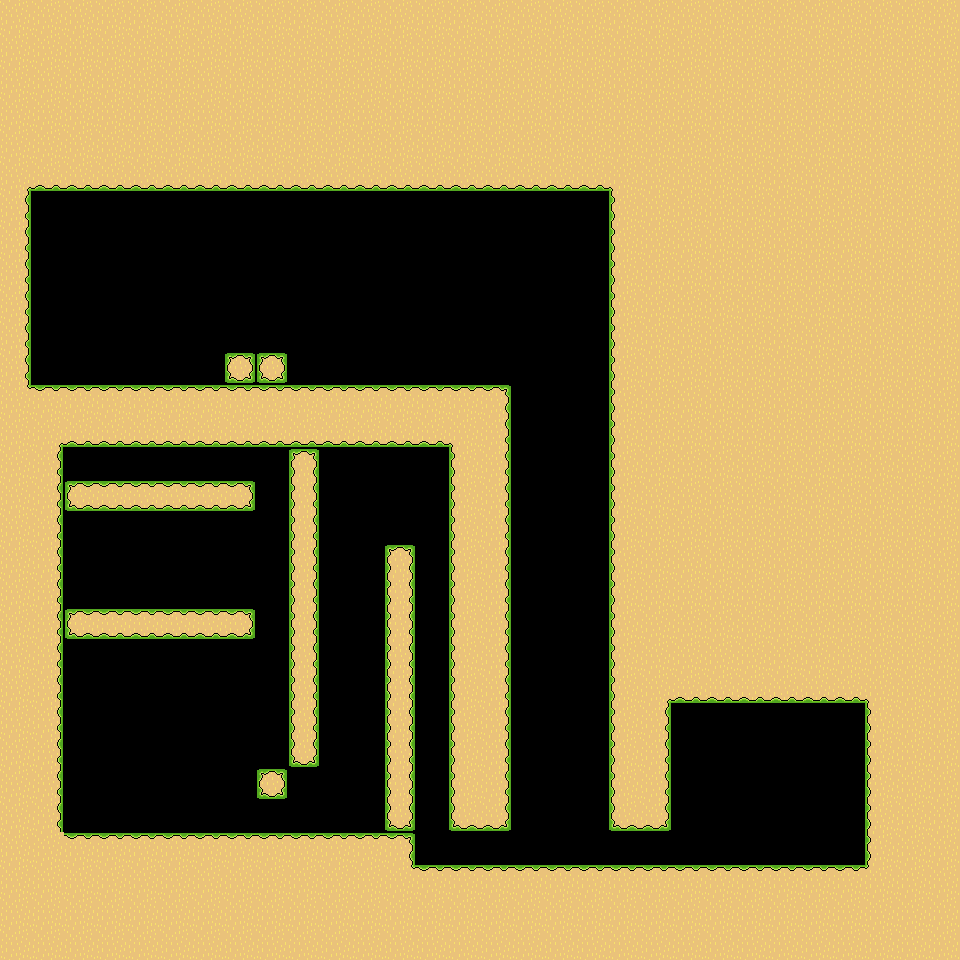

A 2D game scene composited from a Tiled map and its tileset images. What follows is a short description and the map's XML, with each tile layer's data collapsed to a summary:
An orthogonal 30x30 tile map with 32x32 px tiles, 1 tile layer (Ground) and 13 objects.

<map version="1.5" tiledversion="1.7.1" orientation="orthogonal" renderorder="right-down" width="30" height="30" tilewidth="32" tileheight="32" infinite="0" nextlayerid="29" nextobjectid="103">
 <editorsettings>
  <export format="json" />
 </editorsettings>
 <properties>
  <property name="extraText" value="" />
  <property name="levelIndex" type="int" value="18" />
  <property name="levelName" value="Level 18" />
  <property name="levelNameOffsetY" type="int" value="-80" />
  <property name="levelNameShortened" value="18" />
  <property name="numberOfSlimes" type="int" value="7" />
 </properties>
 <tileset firstgid="1" name="tileset" tilewidth="32" tileheight="32" tilecount="36" columns="6">
  <image source="../../artwork/tileset.png" width="192" height="192" />
  <tile id="0">
   <properties>
    <property name="collides" type="bool" value="true" />
   </properties>
  </tile>
  <tile id="1">
   <properties>
    <property name="collides" type="bool" value="true" />
   </properties>
  </tile>
  <tile id="2">
   <properties>
    <property name="collides" type="bool" value="true" />
   </properties>
  </tile>
  <tile id="3">
   <properties>
    <property name="collides" type="bool" value="true" />
   </properties>
  </tile>
  <tile id="4">
   <properties>
    <property name="collides" type="bool" value="false" />
   </properties>
  </tile>
  <tile id="5">
   <properties>
    <property name="collides" type="bool" value="false" />
   </properties>
  </tile>
  <tile id="6">
   <properties>
    <property name="collides" type="bool" value="true" />
   </properties>
  </tile>
  <tile id="7">
   <properties>
    <property name="collides" type="bool" value="true" />
   </properties>
  </tile>
  <tile id="8">
   <properties>
    <property name="collides" type="bool" value="true" />
   </properties>
  </tile>
  <tile id="9">
   <properties>
    <property name="collides" type="bool" value="true" />
   </properties>
  </tile>
  <tile id="10">
   <properties>
    <property name="collides" type="bool" value="false" />
   </properties>
  </tile>
  <tile id="11">
   <properties>
    <property name="collides" type="bool" value="false" />
   </properties>
  </tile>
  <tile id="12">
   <properties>
    <property name="collides" type="bool" value="true" />
   </properties>
  </tile>
  <tile id="13">
   <properties>
    <property name="collides" type="bool" value="true" />
   </properties>
  </tile>
  <tile id="14">
   <properties>
    <property name="collides" type="bool" value="true" />
   </properties>
  </tile>
  <tile id="15">
   <properties>
    <property name="collides" type="bool" value="true" />
   </properties>
  </tile>
  <tile id="16">
   <properties>
    <property name="collides" type="bool" value="false" />
    <property name="expValue" type="int" value="3" />
    <property name="isFlying" type="bool" value="true" />
    <property name="level" type="int" value="1" />
    <property name="objectTag" value="slimeEnemy" />
   </properties>
  </tile>
  <tile id="17">
   <properties>
    <property name="collides" type="bool" value="false" />
    <property name="expValue" type="int" value="3" />
    <property name="isFlying" type="bool" value="false" />
    <property name="level" type="int" value="1" />
    <property name="objectTag" value="slimeEnemy" />
   </properties>
  </tile>
  <tile id="18">
   <properties>
    <property name="collides" type="bool" value="true" />
   </properties>
  </tile>
  <tile id="19">
   <properties>
    <property name="collides" type="bool" value="true" />
   </properties>
  </tile>
  <tile id="20">
   <properties>
    <property name="collides" type="bool" value="true" />
   </properties>
  </tile>
  <tile id="21">
   <properties>
    <property name="collides" type="bool" value="true" />
   </properties>
  </tile>
  <tile id="22">
   <properties>
    <property name="collides" type="bool" value="false" />
    <property name="expValue" type="int" value="5" />
    <property name="isFlying" type="bool" value="true" />
    <property name="level" type="int" value="2" />
    <property name="objectTag" value="slimeEnemy" />
   </properties>
  </tile>
  <tile id="23">
   <properties>
    <property name="collides" type="bool" value="false" />
    <property name="expValue" type="int" value="5" />
    <property name="isFlying" type="bool" value="false" />
    <property name="level" type="int" value="2" />
    <property name="objectTag" value="slimeEnemy" />
   </properties>
  </tile>
  <tile id="24">
   <properties>
    <property name="collides" type="bool" value="false" />
    <property name="direction" value="right" />
    <property name="objectTag" value="spike" />
    <property name="spriteName" value="rightSpikes" />
   </properties>
  </tile>
  <tile id="25">
   <properties>
    <property name="collides" type="bool" value="false" />
    <property name="direction" value="left" />
    <property name="objectTag" value="spike" />
    <property name="spriteName" value="leftSpikes" />
   </properties>
  </tile>
  <tile id="26">
   <properties>
    <property name="collides" type="bool" value="false" />
    <property name="direction" value="down" />
    <property name="objectTag" value="spike" />
    <property name="spriteName" value="downSpikes" />
   </properties>
  </tile>
  <tile id="27">
   <properties>
    <property name="collides" type="bool" value="false" />
    <property name="direction" value="up" />
    <property name="objectTag" value="spike" />
    <property name="spriteName" value="upSpikes" />
   </properties>
  </tile>
  <tile id="28">
   <properties>
    <property name="collides" type="bool" value="false" />
    <property name="expValue" type="int" value="10" />
    <property name="isFlying" type="bool" value="true" />
    <property name="level" type="int" value="3" />
    <property name="objectTag" value="slimeEnemy" />
   </properties>
  </tile>
  <tile id="29">
   <properties>
    <property name="collides" type="bool" value="false" />
    <property name="expValue" type="int" value="10" />
    <property name="isFlying" type="bool" value="false" />
    <property name="level" type="int" value="3" />
    <property name="objectTag" value="slimeEnemy" />
   </properties>
  </tile>
  <tile id="30">
   <properties>
    <property name="collides" type="bool" value="false" />
    <property name="objectTag" value="endOfLevel" />
   </properties>
  </tile>
  <tile id="31">
   <properties>
    <property name="collides" type="bool" value="false" />
    <property name="objectTag" value="pickUp" />
    <property name="pickUpType" value="doubleJump" />
    <property name="spriteName" value="doubleJump" />
   </properties>
  </tile>
  <tile id="32">
   <properties>
    <property name="collides" type="bool" value="false" />
    <property name="objectTag" value="pickUp" />
   </properties>
  </tile>
  <tile id="33">
   <properties>
    <property name="collides" type="bool" value="false" />
   </properties>
  </tile>
  <tile id="34">
   <properties>
    <property name="collides" type="bool" value="false" />
   </properties>
  </tile>
  <tile id="35">
   <properties>
    <property name="collides" type="bool" value="false" />
    <property name="objectTag" value="playerSpawn" />
   </properties>
  </tile>
 </tileset>
 <layer id="6" name="Ground" width="30" height="30">
  <data>[900 cells, 602 non-empty, 19 distinct tile ids]</data>
 </layer>
 <objectgroup id="28" name="GameObjects">
  <object id="84" gid="31" x="736" y="864" width="32" height="32" />
  <object id="90" gid="36" x="96" y="480" width="32" height="32" />
  <object id="91" gid="17" x="352" y="272" width="32" height="32" />
  <object id="92" gid="17" x="128" y="272" width="32" height="32" />
  <object id="93" gid="28" x="192" y="384" width="32" height="32" />
  <object id="94" gid="28" x="288" y="384" width="32" height="32" />
  </objectgroup>
</map>
<!-- 7 of 13 objects omitted -->
